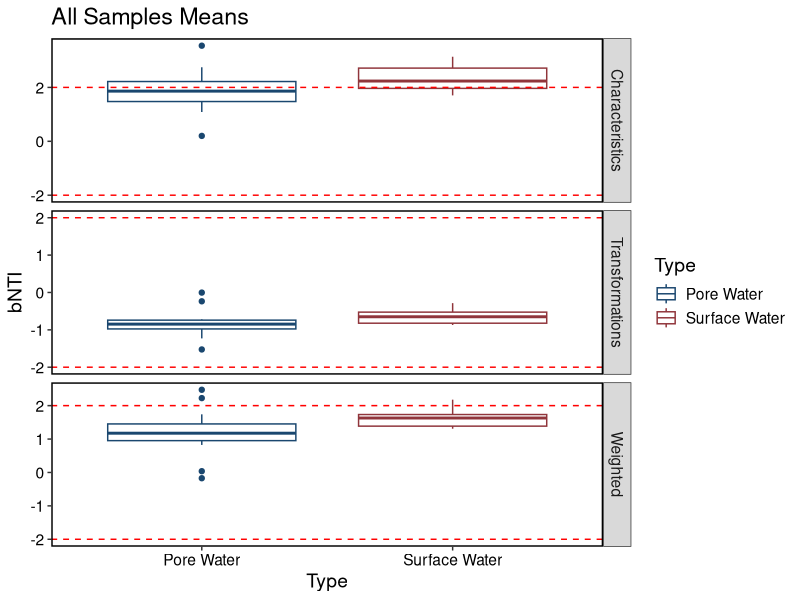
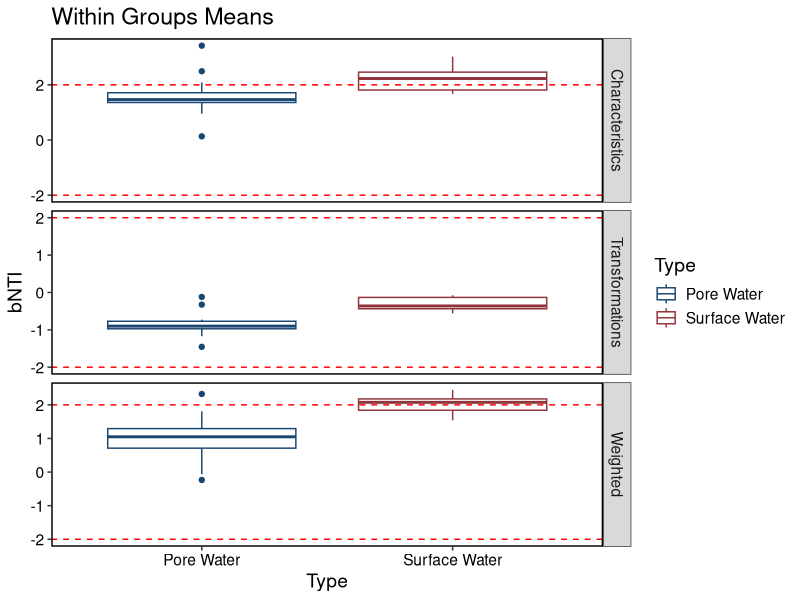
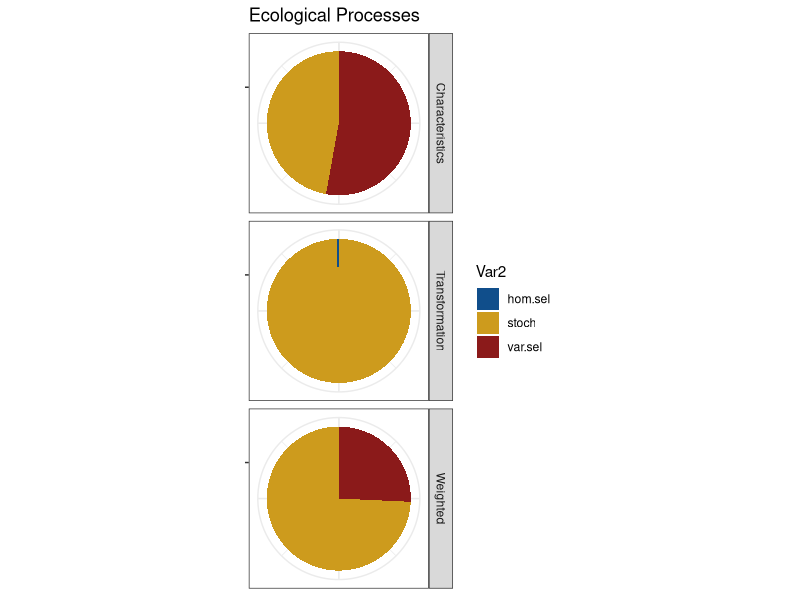

These figures' R source, in order:
### A script to analyze null modeling results

# Load in required libraries
require(reshape2); require(ggplot2); require(ggthemes)
require(vegan)


#### Load in data ####

setwd("/path/to/null_model_results")

# Load in bNTI (either active or inactive bNTI go here)
char = read.csv("Shoreline_Active40_MCD_bNTI_999.csv", row.names = 1)
trans = read.csv("Shoreline_Active40_TD_bNTI_999.csv", row.names = 1)
weig = read.csv("Shoreline_Active40_TWCD_bNTI_999.csv", row.names = 1)


# ######################## #
#### Data Preprocessing ####
# ######################## #

# Load in poor calibrations
poor.cal = read.csv("Shoreline_Poorly_Calibrated_Samples.csv")

# Removing poorly calibrated samples
char = char[-which(row.names(char) %in% poor.cal$samples), -which(colnames(char) %in% poor.cal$samples)]
trans = trans[-which(row.names(trans) %in% poor.cal$samples), -which(colnames(trans) %in% poor.cal$samples)]
weig = weig[-which(row.names(weig) %in% poor.cal$samples), -which(colnames(weig) %in% poor.cal$samples)]

rm("poor.cal")

# Reflecting null matrices
char[upper.tri(char)] = t(char)[upper.tri(char)]
trans[upper.tri(trans)] = t(trans)[upper.tri(trans)]
weig[upper.tri(weig)] = t(weig)[upper.tri(weig)]


# ############################## #
#### ggplot objects for later ####
# ############################## #

# Creating ggplot themes
hori_x_theme = theme_bw()+
  theme(text = element_text(size = 14),
        axis.text.x = element_text(colour = "black"),
        axis.text.y = element_text(colour = "black"),
        panel.border = element_rect(size = 1, colour = "black"),
        panel.grid = element_blank())

vert_x_theme = theme_bw()+
  theme(text = element_text(size = 14),
        axis.text.x = element_text(colour = "black", angle = 90, hjust = 1, vjust = 1),
        axis.text.y = element_text(colour = "black"),
        panel.border = element_rect(size = 1, colour = "black"),
        panel.grid = element_blank())

color.list = c("#4575b4", "#e2e2ac", "#d73027")


# ####################### #
#### Testing out means ####
# ####################### #
# All samples
char.mean = data.frame(bNTI = apply(char, 2, mean, na.rm = T), Type = "Pore Water", Dend = "Characteristics", stringsAsFactors = F)
tran.mean = data.frame(bNTI = apply(trans, 2, mean, na.rm = T), Type = "Pore Water", Dend = "Transformations", stringsAsFactors = F)
weig.mean = data.frame(bNTI = apply(weig, 2, mean, na.rm = T), Type = "Pore Water", Dend = "Weighted", stringsAsFactors = F)

merge.mean = rbind(char.mean, tran.mean, weig.mean)
merge.mean$Type[grep("River", row.names(merge.mean))] = "Surface Water"

all.mean.stats = data.frame(Dend = unique(merge.mean$Dend), W = NA, p.value = NA, stringsAsFactors = F)

for(i in 1:length(all.mean.stats$Dend)){
  temp.stats = merge.mean[which(merge.mean$Dend %in% all.mean.stats$Dend[i]),]
  temp.mwu = wilcox.test(bNTI~Type, data = temp.stats)
  
  all.mean.stats$W[i] = temp.mwu$statistic
  all.mean.stats$p.value[i] = temp.mwu$p.value
}

ggplot(data = merge.mean, aes(x = Type, y = bNTI))+
  geom_boxplot(aes(group = Type, color = Type))+
  geom_hline(yintercept = c(-2,2), color = "red", lty = 2)+
  ggtitle("All Samples Means")+
  facet_grid(Dend~., scales = "free_y")+
  scale_color_stata()+
  hori_x_theme

# Within-group samples
char.temp = char
char.temp[grep("River_at", row.names(char.temp)), -grep("River_at", colnames(char.temp))] = NA
char.temp[-grep("River_at", row.names(char.temp)), grep("River_at", colnames(char.temp))] = NA

tran.temp = trans
tran.temp[grep("River_at", row.names(tran.temp)), -grep("River_at", colnames(tran.temp))] = NA
tran.temp[-grep("River_at", row.names(tran.temp)), grep("River_at", colnames(tran.temp))] = NA

weig.temp = weig
weig.temp[grep("River_at", row.names(weig.temp)), -grep("River_at", colnames(weig.temp))] = NA
weig.temp[-grep("River_at", row.names(weig.temp)), grep("River_at", colnames(weig.temp))] = NA

char.mean = data.frame(bNTI = apply(char.temp, 2, mean, na.rm = T), Type = "Pore Water", Dend = "Characteristics", stringsAsFactors = F)
tran.mean = data.frame(bNTI = apply(tran.temp, 2, mean, na.rm = T), Type = "Pore Water", Dend = "Transformations", stringsAsFactors = F)
weig.mean = data.frame(bNTI = apply(weig.temp, 2, mean, na.rm = T), Type = "Pore Water", Dend = "Weighted", stringsAsFactors = F)

merge.mean = rbind(char.mean, tran.mean, weig.mean)
merge.mean$Type[grep("River", row.names(merge.mean))] = "Surface Water"

within.mean.stats = data.frame(Dend = unique(merge.mean$Dend), W = NA, p.value = NA, stringsAsFactors = F)

for(i in 1:length(within.mean.stats$Dend)){
  temp.stats = merge.mean[which(merge.mean$Dend %in% within.mean.stats$Dend[i]),]
  temp.mwu = wilcox.test(bNTI~Type, data = temp.stats)
  
  within.mean.stats$W[i] = temp.mwu$statistic
  within.mean.stats$p.value[i] = temp.mwu$p.value
}

ggplot(data = merge.mean, aes(x = Type, y = bNTI))+
  geom_boxplot(aes(group = Type, color = Type))+
  geom_hline(yintercept = c(-2,2), color = "red", lty = 2)+
  ggtitle("Within Groups Means")+
  facet_grid(Dend~., scales = "free_y")+
  scale_color_stata()+
  hori_x_theme

rm("merge.mean", "temp.mwu", "temp.stats", "char.mean", 
   "tran.mean", "weig.mean", "char.temp", "tran.temp", "weig.temp")


# ##################################### #
#### Preprocessing Data for plotting ####
# ##################################### #

# Melting data
char = melt(as.matrix(char)); char$Tree = "Characteristics"
trans = melt(as.matrix(trans)); trans$Tree = "Transformations"
weig = melt(as.matrix(weig)); weig$Tree = "Weighted"

# Removing null values
char = char[!is.na(char$value),]
trans = trans[!is.na(trans$value),]
weig = weig[!is.na(weig$value),]

# Determining ecological processes fractionation
eco.proc = data.frame(hom.sel = rep(NA, 3), stoch = NA, var.sel = NA, 
                      row.names = c("Characteristics", "Transformation", "Weighted"))
eco.proc$hom.sel = c((length(which(char$value <= -2))/length(char$value)), 
                     (length(which(trans$value <= -2))/length(trans$value)), 
                     (length(which(weig$value <= -2))/length(weig$value)))
eco.proc$stoch = c((length(which(abs(char$value) < 2))/length(char$value)), 
                   (length(which(abs(trans$value) < 2))/length(trans$value)), 
                   (length(which(abs(weig$value) < 2))/length(weig$value)))
eco.proc$var.sel = c((length(which(char$value >= 2))/length(char$value)), 
                     (length(which(trans$value >= 2))/length(trans$value)), 
                     (length(which(weig$value >= 2))/length(weig$value)))

eco.proc = melt(as.matrix(eco.proc))
eco.proc$value = (eco.proc$value*100)

ggplot(data = eco.proc, aes(x = "", y = value, fill = Var2))+
  geom_bar(stat = "identity")+
  coord_polar("y", start=0)+
  ggtitle("Ecological Processes")+
  xlab(NULL) + ylab(NULL)+
  facet_grid(Var1~.)+
  scale_fill_manual(values = c("dodgerblue4", "goldenrod3", "firebrick4"))+
  theme_bw()+
  theme(axis.text.x=element_blank())
  

# # Combining data
# null.data = rbind(char, trans, weig)
# null.data = null.data[!is.na(null.data$value),]
# 
# # Renaming samples to simpler names
# sample_names = as.character(null.data$Var1)
# sample_names = gsub("Stegen_", "", sample_names); sample_names = gsub("_Nov.*$", "", sample_names)
# null.data$Var1 = sample_names
# 
# sample_names = as.character(null.data$Var2)
# sample_names = gsub("Stegen_", "", sample_names); sample_names = gsub("_Nov.*$", "", sample_names)
# null.data$Var2 = sample_names
# 
# rm("char", "trans", "weig", "sample_names")
# 
# # Adding Location Information
# null.data$Type = "Pushpoint"
# null.data$Type[grep("River_at", null.data$Var2)] = "River"
# 
# 
# # ###################### #
# #### Plotting results ####
# # ###################### #
# 
# ### All Samples
# # Density plots
# ggplot(data = null.data, aes(x = value, fill = Tree))+
#   geom_density(alpha = 0.6)+
#   geom_vline(xintercept = c(-2,2), color = "red", lty = 2)+
#   ggtitle("All Samples")+
#   scale_fill_manual(values = color.list)+
#   hori_x_theme
# 
# # Boxplots by sample
# ggplot(data = null.data, aes(x = Var2, y = value))+
#   geom_boxplot(aes(group = Var2, color = Type))+
#   geom_hline(yintercept = c(-2,2), color = "red", lty = 2)+
#   ggtitle("All Samples")+
#   facet_grid(Tree~., scales = "free_y")+
#   scale_color_stata()+
#   vert_x_theme
# 
# # Boxplots by group
# ggplot(data = null.data, aes(x = Type, y = value))+
#   geom_boxplot(aes(group = Type, color = Type))+
#   geom_hline(yintercept = c(-2,2), color = "red", lty = 2)+
#   ggtitle("All Samples")+
#   facet_grid(Tree~., scales = "free_y")+
#   scale_color_stata()+
#   hori_x_theme
# 
# # All sample stats
# all.stats = data.frame(Dendrogram = unique(null.data$Tree), F.stat = NA, aov.P = NA, MWU.W = NA, MWU.P = NA)
# 
# for(i in 1:length(all.stats$Dendrogram)){
#   temp.stats = null.data[which(null.data$Tree %in% all.stats$Dendrogram[i]),]
#   
#   temp.ano = summary(aov(value~Type, data = temp.stats))
#   temp.mwu = wilcox.test(value~Type, data = temp.stats)
#   
#   all.stats$F.stat[i] = temp.ano[[1]]$`F value`[1]
#   all.stats$aov.P[i] = temp.ano[[1]]$`Pr(>F)`[1]
#   all.stats$MWU.W[i] = temp.mwu$statistic
#   all.stats$MWU.P[i] = temp.mwu$p.value
#   
# }
# 
# 
# ### Pushpoint only
# temp = null.data[-c(grep("River_at", null.data$Var1), grep("River_at", null.data$Var2)),]
# 
# # Density plots
# ggplot(data = temp, aes(x = value, fill = Tree))+
#   geom_density(alpha = 0.3)+
#   geom_vline(xintercept = c(-2,2), color = "red", lty = 2)+
#   ggtitle("Pushpoint Only")+
#   scale_fill_manual(values = color.list)+
#   hori_x_theme
# 
# # Boxplots by sample
# ggplot(data = temp, aes(x = Var2, y = value))+
#   geom_boxplot(aes(group = Var2))+
#   geom_hline(yintercept = c(-2,2), color = "red", lty = 2)+
#   ggtitle("Pushpoint Only")+
#   facet_grid(Tree~., scales = "free_y")+
#   vert_x_theme
# 
# 
# ### River only
# temp = null.data[intersect(grep("River_at", null.data$Var1), grep("River_at", null.data$Var2)),]
# 
# # Density plots
# ggplot(data = temp, aes(x = value, fill = Tree))+
#   geom_density(alpha = 0.3)+
#   geom_vline(xintercept = c(-2,2), color = "red", lty = 2)+
#   ggtitle("River Only")+
#   scale_fill_manual(values = color.list)+
#   hori_x_theme
# 
# # Boxplots by sample
# ggplot(data = temp, aes(x = Var2, y = value))+
#   geom_boxplot(aes(group = Var2))+
#   geom_hline(yintercept = c(-2,2), color = "red", lty = 2)+
#   ggtitle("River Only")+
#   facet_grid(Tree~., scales = "free_y")+
#   vert_x_theme
# 
# 
# ### Without Cross-comparisons
# temp = null.data[-c(grep("River_at", null.data$Var1), grep("River_at", null.data$Var2)),]
# temp = rbind(temp, null.data[intersect(grep("River_at", null.data$Var1), grep("River_at", null.data$Var2)),])
# 
# # Density plots
# ggplot(data = temp, aes(x = value, fill = Tree))+
#   geom_density(alpha = 0.3)+
#   geom_vline(xintercept = c(-2,2), color = "red", lty = 2)+
#   ggtitle("Without Cross-comparisons")+
#   scale_fill_manual(values = color.list)+
#   hori_x_theme
# 
# # Boxplots by sample
# ggplot(data = temp, aes(x = Var2, y = value))+
#   geom_boxplot(aes(group = Var2, color = Type))+
#   geom_hline(yintercept = c(-2,2), color = "red", lty = 2)+
#   xlab(label = NULL)+
#   ggtitle("Without Cross-comparisons")+
#   facet_grid(Tree~., scales = "free_y")+
#   scale_color_stata()+
#   vert_x_theme
# 
# # Boxplots by group
# ggplot(data = temp, aes(x = Type, y = value))+
#   geom_boxplot(aes(group = Type, color = Type))+
#   geom_hline(yintercept = c(-2,2), color = "red", lty = 2)+
#   ggtitle("Without Cross-comparisons")+
#   facet_grid(Tree~., scales = "free_y")+
#   scale_color_stata()+
#   hori_x_theme
# 
# # Stats
# within.stats = data.frame(Dendrogram = unique(temp$Tree), F.stat = NA, aov.P = NA, MWU.W = NA, MWU.P = NA)
# 
# for(i in 1:length(within.stats$Dendrogram)){
#   temp.stats = temp[which(temp$Tree %in% within.stats$Dendrogram[i]),]
#   
#   temp.ano = summary(aov(value~Type, data = temp.stats))
#   temp.mwu = wilcox.test(value~Type, data = temp.stats)
#   
#   within.stats$F.stat[i] = temp.ano[[1]]$`F value`[1]
#   within.stats$aov.P[i] = temp.ano[[1]]$`Pr(>F)`[1]
#   within.stats$MWU.W[i] = temp.mwu$statistic
#   within.stats$MWU.P[i] = temp.mwu$p.value
#   
# }
# 
# 
# ### Cross-comparisons only
# temp = null.data[intersect(grep("^ICR", null.data$Var1), grep("River_at", null.data$Var2)),]
# temp = rbind(temp, null.data[intersect(grep("River_at", null.data$Var1), grep("^ICR", null.data$Var2)),])
# 
# # Density plots
# ggplot(data = temp, aes(x = value, fill = Tree))+
#   geom_density(alpha = 0.3)+
#   geom_vline(xintercept = c(-2,2), color = "red", lty = 2)+
#   ggtitle("Cross-Comparison Only")+
#   scale_fill_manual(values = color.list)+
#   hori_x_theme
# 
# # Boxplots
# ggplot(data = temp, aes(x = Var2, y = value))+
#   geom_boxplot(aes(group = Var2, color = Type))+
#   geom_hline(yintercept = c(-2,2), color = "red", lty = 2)+
#   xlab(label = NULL)+
#   ggtitle("Cross-Comparison Only")+
#   facet_grid(Tree~., scales = "free_y")+
#   scale_color_stata()+
#   vert_x_theme
